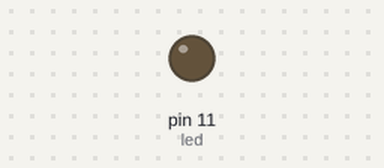
Bench run of a sketch on a simulated Arduino Uno, built with avr-gcc and run on an emulated ATmega328P. Shown: output pins drawn as LEDs (lit = HIGH).

Above: at 0.05 s.
At 9.45 s:
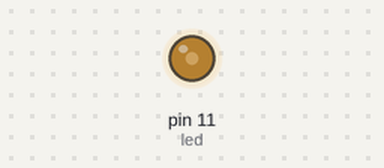
At 19.95 s:
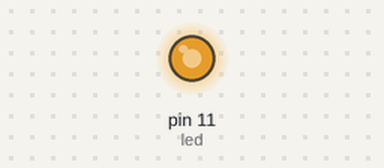
At 39.85 s:
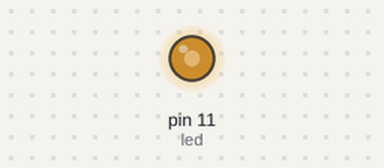
Timing chart, 0 to 40.0 s (numbered marks = the images above):
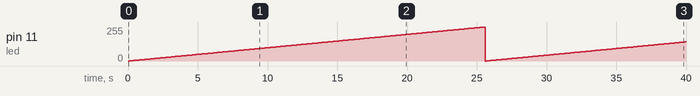

The sketch:

VariLED.ino
```cpp
// Blink with vary power

// Pin 11 PWM has an LED connected.
// give it a name:
int led = 11;

void setup() {
  // initialize the digital pin as an output.
  pinMode(led, OUTPUT);
}

void loop() {
  for (int i = 0 ; i < 256 ; i++)
  {
    analogWrite(led, i);
    delay(100);               // wait for 0.1 second
  }
}
```

Measured:
- by itself, pin 11 (led): 0/255 → 1/255 at 0.10 s, → 2/255 0.10 s later, → 3/255 0.10 s later, → 4/255 0.10 s later, … (399 changes in this stretch)
